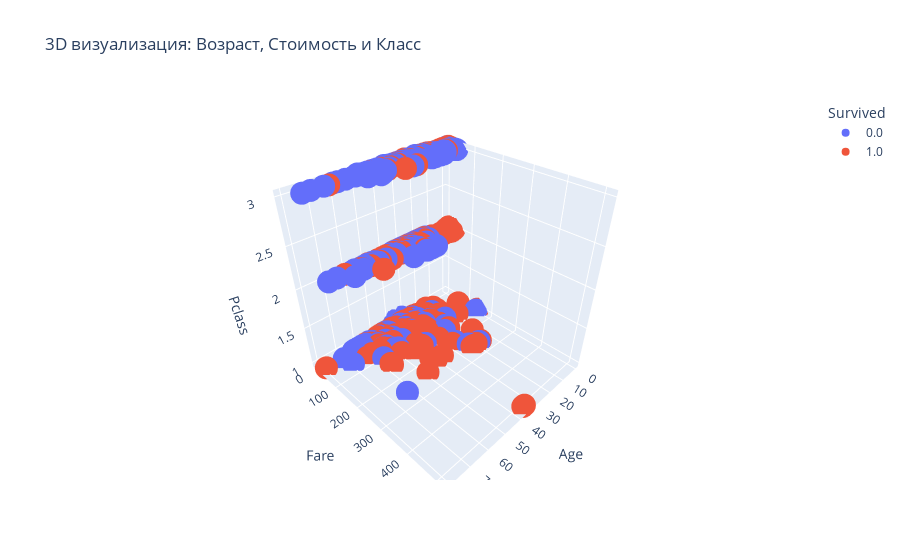

Notebook code for this chart:
### Markdown cell above
График 9: Точечный график (3d)

### Code cell
fig = px.scatter_3d(data.dropna(subset=['Age', 'Fare', 'Pclass']), 
                    x='Age', y='Fare', z='Pclass',
                    color='Survived',
                    title='3D визуализация: Возраст, Стоимость и Класс')
fig.show()

### Figure 1 — Plotly figure (JSON) as saved in the notebook; plotly's stock layout.template omitted (floating-point values rounded to 4 significant figures; data arrays with more than 128 entries replaced by an {"elided": "..."} marker saying what was removed)
{"data": [{"hovertemplate": "Survived=0.0<br>Age=%{x}<br>Fare=%{y}<br>Pclass=%{z}<extra></extra>", "legendgroup": "0.0", "marker": {"color": "#636efa", "symbol": "circle"}, "mode": "markers", "name": "0.0", "scene": "scene", "showlegend": true, "type": "scatter3d", "x": {"elided": "424 float values"}, "y": {"elided": "424 float values"}, "z": {"elided": "424 int values"}}, {"hovertemplate": "Survived=1.0<br>Age=%{x}<br>Fare=%{y}<br>Pclass=%{z}<extra></extra>", "legendgroup": "1.0", "marker": {"color": "#EF553B", "symbol": "circle"}, "mode": "markers", "name": "1.0", "scene": "scene", "showlegend": true, "type": "scatter3d", "x": {"elided": "290 float values"}, "y": {"elided": "290 float values"}, "z": {"elided": "290 int values"}}], "layout": {"legend": {"title": {"text": "Survived"}, "tracegroupgap": 0}, "scene": {"domain": {"x": [0, 1], "y": [0, 1]}, "xaxis": {"title": {"text": "Age"}}, "yaxis": {"title": {"text": "Fare"}}, "zaxis": {"title": {"text": "Pclass"}}}, "title": {"text": "3D визуализация: Возраст, Стоимость и Класс"}}}
